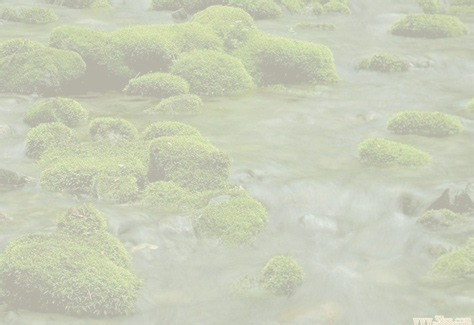
#> input picture fj-wu.png, 474 x 325 px
$ python Dark_Channel_Prior.py   (older library calls are emulated)
#> lines starting #> are read from the running program, lines starting #| are printed output that depends on the picture
import cv2
import math
import numpy as np


def get_dark_channel(image, size):     # 得到暗通道图像
    image_b, image_g, image_r = cv2.split(image)
    temp_image = cv2.min(image_b, cv2.min(image_g, image_r))  # 在图像的各个像素位置上取得rgb分量的最小值，返回为灰度图
    kernel = cv2.getStructuringElement(cv2.MORPH_RECT, (size, size))
    dark_channel_image = cv2.erode(temp_image, kernel)
    return dark_channel_image


def get_atmospheric_light(image, dark_channel_image):  # 求大气光值
    [height, weight] = image.shape[:2]     # 获取图片宽度和高度
    image_size = height*weight                    # 获取图像大小
    needed_pixels_num = int(max(math.floor(image_size/1000), 1))  # 获取图像0.1%的像素个数,设置下限为1
    dark_channel_vector = dark_channel_image.reshape(image_size, 1)
    dark_channel_vector = [dark_channel_vector[i][0] for i in range(0, image_size)]  # 将暗通道图转为一维向量
    image_2_dimension = image.reshape(image_size, 3)      # 将原图转为二维矩阵，rgb三通道
    index = np.array(dark_channel_vector).argsort()                     # 返回暗通道向量从小到大的索引值
    index = index[image_size-needed_pixels_num::]     # 返回图像最亮的0.1%像素点索引值
    atm_light_sum = np.zeros([1, 3])                         # 创建零矩阵存放大气光值
    for i in range(0, needed_pixels_num):           # 在原图中找到最亮的0.1%个像素点，相加求平均值，得到大气光值
        atm_light_sum = atm_light_sum+image_2_dimension[index[i]]
    atmospheric_light = atm_light_sum / needed_pixels_num    # 得到大气光值
    return atmospheric_light


def get_transmittance_estimate(image, atmospheric_light, size):  # 得到透射率估值
    omega = 0.95
    im3 = np.empty(image.shape, image.dtype)
    for i in range(0, 3):
        im3[:, :, i] = image[:, :, i]/atmospheric_light[0, i]
    transmittance_estimate = 1-omega*get_dark_channel(im3, size)
    return transmittance_estimate


def guided_filter(im, p, r, eps):     # 导向滤波
    mean_I = cv2.boxFilter(im, cv2.CV_64F, (r, r))
    mean_p = cv2.boxFilter(p, cv2.CV_64F, (r, r))
    mean_Ip = cv2.boxFilter(im * p, cv2.CV_64F, (r, r))
    cov_Ip = mean_Ip - mean_I * mean_p

    mean_II = cv2.boxFilter(im * im, cv2.CV_64F, (r, r))
    var_I = mean_II - mean_I * mean_I

    a = cov_Ip / (var_I + eps)
    b = mean_p - a * mean_I

    mean_a = cv2.boxFilter(a, cv2.CV_64F, (r, r))
    mean_b = cv2.boxFilter(b, cv2.CV_64F, (r, r))

    q = mean_a * im + mean_b
    return q


def transmittance_refine(image, transmittance_estimate):   # 透射率完善
    gray = cv2.cvtColor(image, cv2.COLOR_BGR2GRAY)
    gray = np.float64(gray) / 255
    r = 60
    eps = 0.0001
    transmittance = guided_filter(gray, transmittance_estimate, r, eps)
    return transmittance


def recover(image, transmittance, atmospheric_light, tx=0.1):  # 返回去雾图片
    result = np.empty(image.shape, image.dtype)           # 创建与原图大小类型相同的空矩阵
    t = cv2.max(transmittance, tx)                                  # 透射率下限为0.1
    for i in range(0, 3):
        result[:, :, i] = (image[:, :, i] - atmospheric_light[0, i]) / t + atmospheric_light[0, i]
    return result


if __name__ == '__main__':
    haze_image = cv2.imread('fj-wu.png')
#> haze_image is the input picture: shape (325, 474, 3); mean B, G, R 184.8, 206.2, 201.1
    I = haze_image.astype('float64') / 255
    dark = get_dark_channel(I, 15)
#> in get_dark_channel, `dark_channel_image = cv2.erode(temp_image, kernel)`:
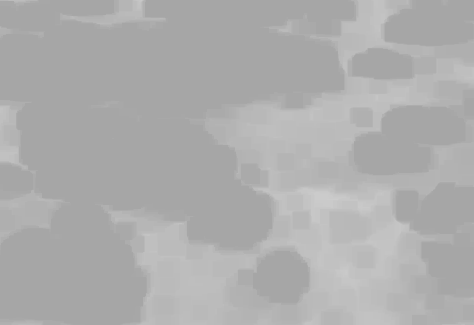
#> dark_channel_image: shape (325, 474) float64; min 0.651, max 0.8, mean 0.679
    A = get_atmospheric_light(I, dark)
#> in get_atmospheric_light, `dark_channel_vector = [dark_channel_vector[i][0] for i in range(0, ima..`: dark_channel_vector = 154050 items
#> in get_atmospheric_light, `index = index[image_size-needed_pixels_num::]`: index = 154 values, max 98449 at index 3, min 91323 at index 21, mean 94052.4
#> the loop in get_atmospheric_light, `for i in range(0, needed_pixels_num):` made 154 passes
#> atm_light_sum on passes 1 to 3: [[0.816, 0.859, 0.847]], [[1.63, 1.71, 1.68]], [[2.44, 2.57, 2.51]]
#> after the loop in get_atmospheric_light, `for i in range(0, needed_pixels_num):`: atm_light_sum = [[125.3, 132.2, 129.5]]
#> in get_atmospheric_light, `atmospheric_light = atm_light_sum / needed_pixels_num`: atmospheric_light = [[0.814, 0.858, 0.841]]
#> A = [[0.814, 0.858, 0.841]]
    te = get_transmittance_estimate(I, A, 15)
    t = transmittance_refine(haze_image, te)
#> in guided_filter, `b = mean_p - a * mean_I`:
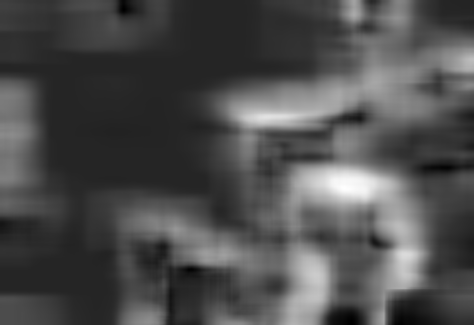
#> b: shape (325, 474) float64; min 0.0779, max 1.19, mean 0.417; drawn with min black and max white
#> in guided_filter, `mean_b = cv2.boxFilter(b, cv2.CV_64F, (r, r))`:
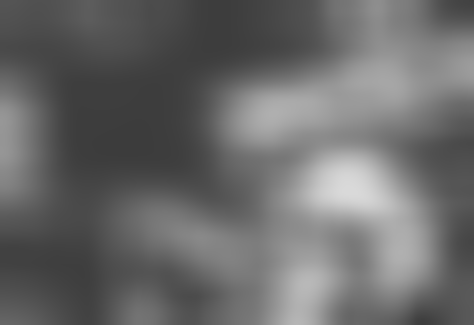
#> mean_b: shape (325, 474) float64; min 0.238, max 0.854, mean 0.416
#> in guided_filter, `q = mean_a * im + mean_b`:
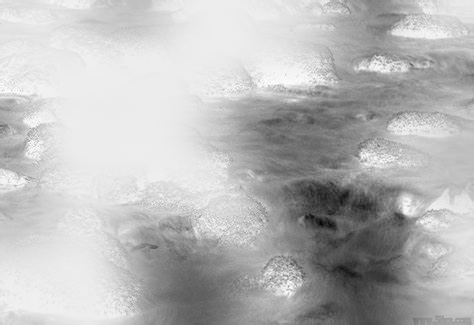
#> q: shape (325, 474) float64; min 0.087, max 0.252, mean 0.207; drawn with min black and max white
    J = recover(I, t, A)
#> after the loop in recover, `for i in range(0, 3):`:
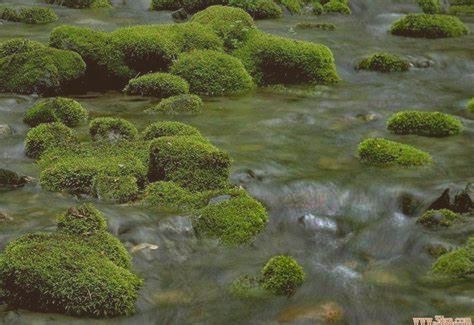
#> result: shape (325, 474, 3) float64; mean B, G, R 0.4, 0.627, 0.596; drawn with min black and max white
    contrast = np.hstack((I, J))
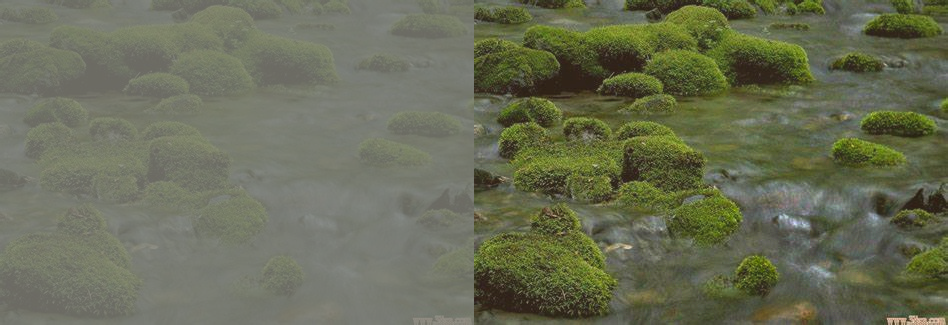
#> contrast: shape (325, 948, 3) float64; mean B, G, R 0.562, 0.718, 0.692; drawn with min black and max white
    cv2.imshow("contrast", contrast)
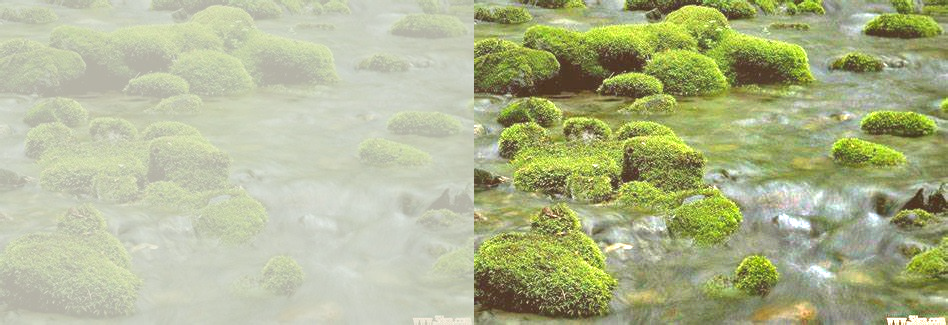
#> window 'contrast': shape (325, 948, 3); mean B, G, R 143.1, 182.7, 176.1
    cv2.waitKey(0)
    cv2.imwrite('haze_and_dehaze.jpg', contrast*255)
